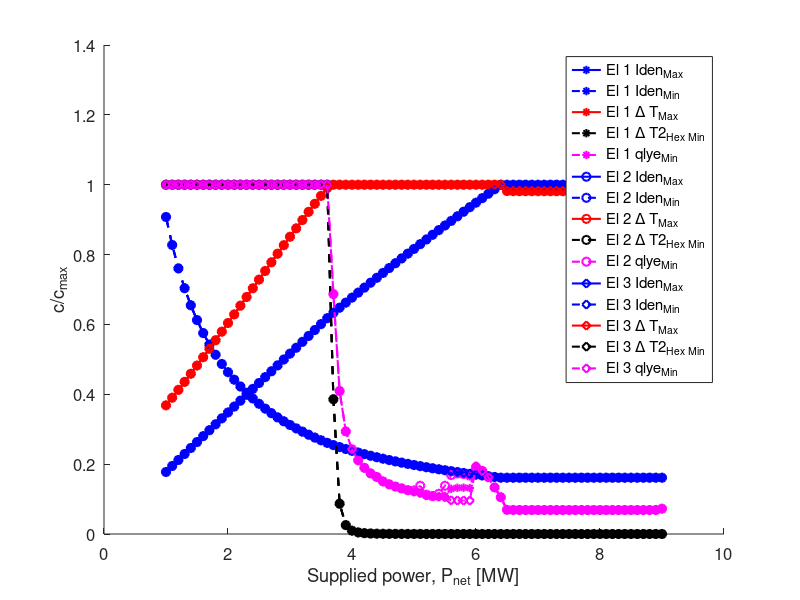
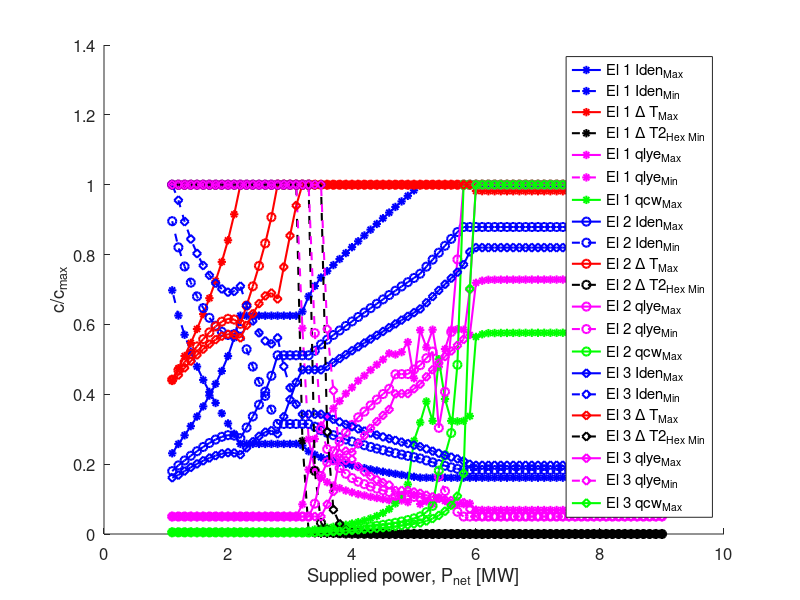

Write MATLAB code to recreate these figures, in order.
clc
clear 
close all

load Data_DecoupledElectrolyzers_State1
load Data_DecoupledElectrolyzers_State2

par.N = 3;

%active region graph for Flowsheet 2 State 1
set(0, 'DefaultAxesFontSize', 12,  'DefaultLineLineWidth', 1.5)
fig1 = figure('NumberTitle', 'off', 'Name', 'Active region map, Flowsheet 2, State 1');
hold on
linS = {'*','o','d'};
% solid line, max constraint, -- line min constraint
for i=1:par.N
    txt = ['El ',num2str(i)];
    plot(row_DC_S1(:,1),ac_DC_S1(:,i),strcat('-',linS{i},'b'),'DisplayName',strcat(txt,' Iden_M_a_x'))
    hold on
    plot(row_DC_S1(:,1),ac_DC_S1(:,par.N+i),strcat('--',linS{i},'b'),'DisplayName',strcat(txt,' Iden_M_i_n'))
    hold on
    plot(row_DC_S1(:,1),ac_DC_S1(:,2*par.N+i),strcat('-',linS{i},'r'),'DisplayName',strcat(txt,' \Delta T_M_a_x'))
    hold on
    plot(row_DC_S1(:,1),ac_DC_S1(:,6*par.N+i),strcat('--',linS{i},'k'),'DisplayName',strcat(txt,' \Delta T2_H_e_x_ _M_i_n'))
    hold on
    plot(row_DC_S1(:,1),ac_DC_S1(:,8*par.N+i),strcat('--',linS{i},'m'),'DisplayName',strcat(txt,' qlye_M_i_n'))  
end
legend show
xlabel('Supplied power, P_n_e_t [MW]')
ylabel('c/c_m_a_x')
saveas(fig1,'AC_F2S1','epsc');

%active region graph for Flowsheet 2 State 2
set(0, 'DefaultAxesFontSize', 12,  'DefaultLineLineWidth', 1.5)
fig2 = figure('NumberTitle', 'off', 'Name', 'Active region map, Flowsheet 2, State 2');
hold on
linS = {'*','o','d'};
for i=1:par.N
    txt = ['El ',num2str(i)];
    plot(row_DC_S2(:,1),ac_DC_S2(:,i),strcat('-',linS{i},'b'),'DisplayName',strcat(txt,' Iden_M_a_x'))
    hold on
    plot(row_DC_S2(:,1),ac_DC_S2(:,par.N+i),strcat('--',linS{i},'b'),'DisplayName',strcat(txt,' Iden_M_i_n'))
    hold on
    plot(row_DC_S2(:,1),ac_DC_S2(:,2*par.N+i),strcat('-',linS{i},'r'),'DisplayName',strcat(txt,' \Delta T_M_a_x'))
    hold on
    plot(row_DC_S2(:,1),ac_DC_S2(:,6*par.N+i),strcat('--',linS{i},'k'),'DisplayName',strcat(txt,' \Delta T2_H_e_x_ _M_i_n'))
    hold on
    plot(row_DC_S2(:,1),ac_DC_S2(:,7*par.N+i),strcat('-',linS{i},'m'),'DisplayName',strcat(txt,' qlye_M_a_x'))
    hold on
    plot(row_DC_S2(:,1),ac_DC_S2(:,8*par.N+i),strcat('--',linS{i},'m'),'DisplayName',strcat(txt,' qlye_M_i_n'))
    hold on
    plot(row_DC_S2(:,1),ac_DC_S2(:,9*par.N+i),strcat('-',linS{i},'g'),'DisplayName',strcat(txt,' qcw_M_a_x'))
end
legend show
xlabel('Supplied power, P_n_e_t [MW]')
ylabel('c/c_m_a_x')
saveas(fig2,'AC_F2S2','epsc');